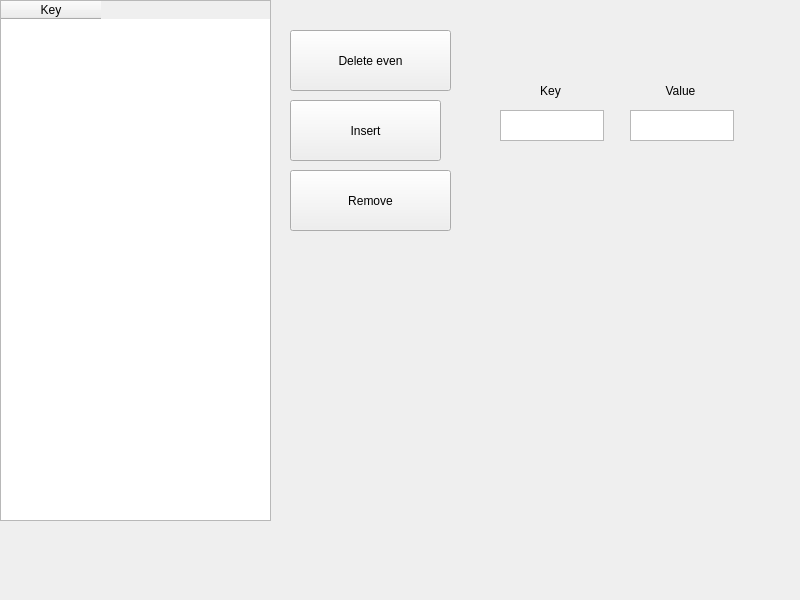
<?xml version="1.0" encoding="UTF-8"?>
<ui version="4.0">
 <class>MainWindow</class>
 <widget class="QMainWindow" name="MainWindow">
  <property name="geometry">
   <rect>
    <x>0</x>
    <y>0</y>
    <width>800</width>
    <height>600</height>
   </rect>
  </property>
  <property name="minimumSize">
   <size>
    <width>800</width>
    <height>600</height>
   </size>
  </property>
  <property name="maximumSize">
   <size>
    <width>800</width>
    <height>600</height>
   </size>
  </property>
  <property name="windowTitle">
   <string>MainWindow</string>
  </property>
  <widget class="QWidget" name="centralwidget">
   <widget class="QTableWidget" name="tableWidget">
    <property name="geometry">
     <rect>
      <x>0</x>
      <y>0</y>
      <width>271</width>
      <height>521</height>
     </rect>
    </property>
    <attribute name="horizontalHeaderMinimumSectionSize">
     <number>100</number>
    </attribute>
    <attribute name="verticalHeaderMinimumSectionSize">
     <number>100</number>
    </attribute>
    <attribute name="verticalHeaderDefaultSectionSize">
     <number>100</number>
    </attribute>
    <column>
     <property name="text">
      <string>Key</string>
     </property>
    </column>
   </widget>
   <widget class="QPushButton" name="pushButton">
    <property name="geometry">
     <rect>
      <x>290</x>
      <y>30</y>
      <width>161</width>
      <height>61</height>
     </rect>
    </property>
    <property name="text">
     <string>Delete even</string>
    </property>
   </widget>
   <widget class="QPushButton" name="pushButton_2">
    <property name="geometry">
     <rect>
      <x>290</x>
      <y>100</y>
      <width>151</width>
      <height>61</height>
     </rect>
    </property>
    <property name="text">
     <string>Insert</string>
    </property>
   </widget>
   <widget class="QPushButton" name="pushButton_3">
    <property name="geometry">
     <rect>
      <x>290</x>
      <y>170</y>
      <width>161</width>
      <height>61</height>
     </rect>
    </property>
    <property name="text">
     <string>Remove</string>
    </property>
   </widget>
   <widget class="QTextEdit" name="textEdit">
    <property name="geometry">
     <rect>
      <x>500</x>
      <y>110</y>
      <width>104</width>
      <height>31</height>
     </rect>
    </property>
   </widget>
   <widget class="QTextEdit" name="textEdit_2">
    <property name="geometry">
     <rect>
      <x>630</x>
      <y>110</y>
      <width>104</width>
      <height>31</height>
     </rect>
    </property>
   </widget>
   <widget class="QLabel" name="label">
    <property name="geometry">
     <rect>
      <x>500</x>
      <y>80</y>
      <width>101</width>
      <height>21</height>
     </rect>
    </property>
    <property name="text">
     <string>Key</string>
    </property>
    <property name="alignment">
     <set>Qt::AlignCenter</set>
    </property>
   </widget>
   <widget class="QLabel" name="label_2">
    <property name="geometry">
     <rect>
      <x>630</x>
      <y>80</y>
      <width>101</width>
      <height>21</height>
     </rect>
    </property>
    <property name="text">
     <string>Value</string>
    </property>
    <property name="alignment">
     <set>Qt::AlignCenter</set>
    </property>
   </widget>
  </widget>
 </widget>
 <resources/>
 <connections/>
</ui>
